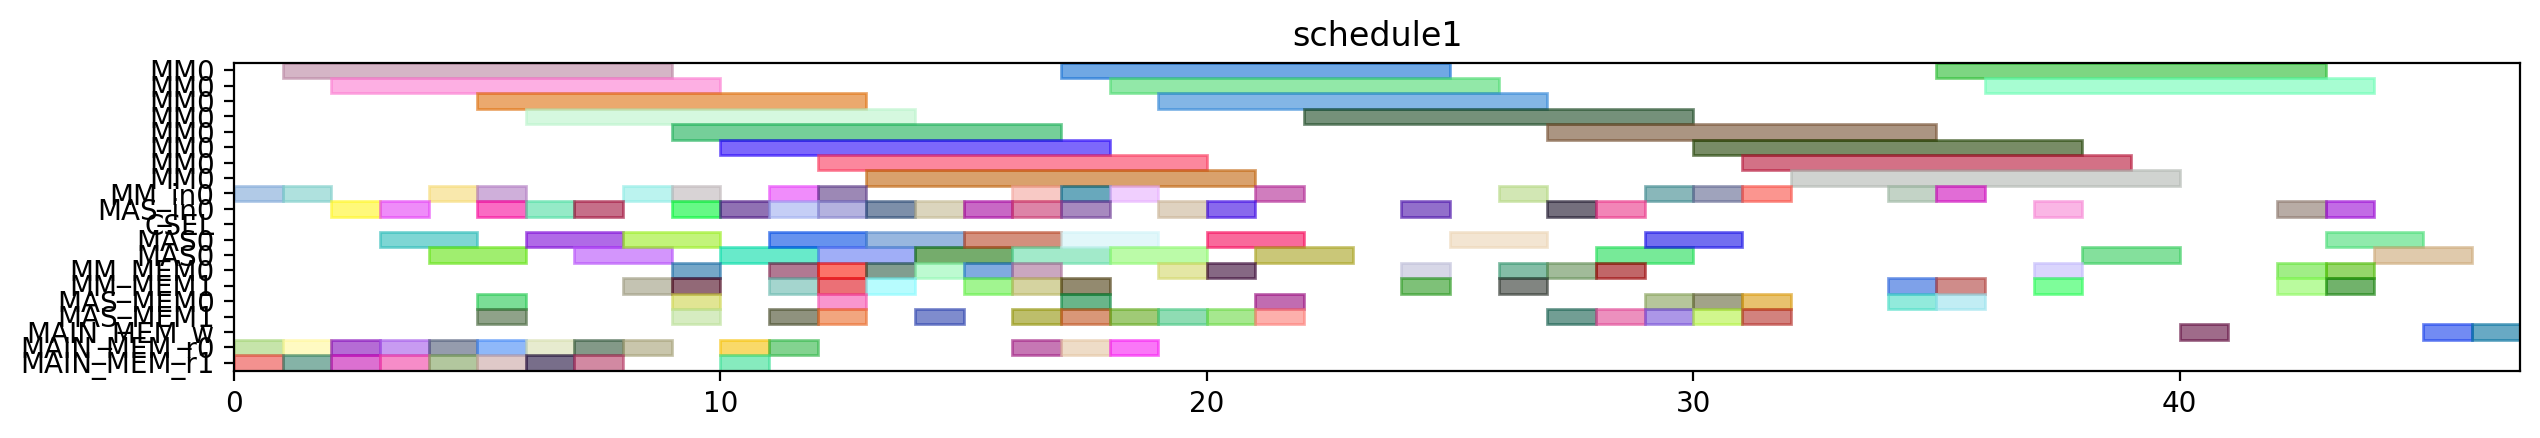

This figure's Python source:
from pyschedule import Scenario, solvers, plotters, alt


def solve():
	horizon = 155
	S = Scenario("schedule1", horizon=horizon)

	# resource
	MM = S.Resources('MM', num=1, size=8)
	MM_in = S.Resources('MM_in', num=1)
	MAS_in = S.Resources('MAS_in', num=1)
	CSEL = S.Resource('CSEL')
	MAS = S.Resources('MAS', num=1, size=2, periods=range(1, horizon))
	MM_MEM = S.Resources('MM_MEM', num=2)
	MAS_MEM = S.Resources('MAS_MEM', num=2)
	MAIN_MEM_w = S.Resource('MAIN_MEM_w', size=1)
	MAIN_MEM_r = S.Resources('MAIN_MEM_r', num=2)

	# result of previous scheduling
	t2_in = S.Task('t2_in', length=1, delay_cost=1)
	S += t2_in >= 0
	t2_in += MM_in[0]

	t2_mem0 = S.Task('t2_mem0', length=1, delay_cost=1)
	S += t2_mem0 >= 0
	t2_mem0 += MAIN_MEM_r[0]

	t2_mem1 = S.Task('t2_mem1', length=1, delay_cost=1)
	S += t2_mem1 >= 0
	t2_mem1 += MAIN_MEM_r[1]

	t0_in = S.Task('t0_in', length=1, delay_cost=1)
	S += t0_in >= 1
	t0_in += MM_in[0]

	t0_mem0 = S.Task('t0_mem0', length=1, delay_cost=1)
	S += t0_mem0 >= 1
	t0_mem0 += MAIN_MEM_r[0]

	t0_mem1 = S.Task('t0_mem1', length=1, delay_cost=1)
	S += t0_mem1 >= 1
	t0_mem1 += MAIN_MEM_r[1]

	t2 = S.Task('t2', length=8, delay_cost=1)
	S += t2 >= 1
	t2 += MM[0]

	t0 = S.Task('t0', length=8, delay_cost=1)
	S += t0 >= 2
	t0 += MM[0]

	t8_in = S.Task('t8_in', length=1, delay_cost=1)
	S += t8_in >= 2
	t8_in += MAS_in[0]

	t8_mem0 = S.Task('t8_mem0', length=1, delay_cost=1)
	S += t8_mem0 >= 2
	t8_mem0 += MAIN_MEM_r[0]

	t8_mem1 = S.Task('t8_mem1', length=1, delay_cost=1)
	S += t8_mem1 >= 2
	t8_mem1 += MAIN_MEM_r[1]

	t8 = S.Task('t8', length=2, delay_cost=1)
	S += t8 >= 3
	t8 += MAS[0]

	t9_in = S.Task('t9_in', length=1, delay_cost=1)
	S += t9_in >= 3
	t9_in += MAS_in[0]

	t9_mem0 = S.Task('t9_mem0', length=1, delay_cost=1)
	S += t9_mem0 >= 3
	t9_mem0 += MAIN_MEM_r[0]

	t9_mem1 = S.Task('t9_mem1', length=1, delay_cost=1)
	S += t9_mem1 >= 3
	t9_mem1 += MAIN_MEM_r[1]

	t1_in = S.Task('t1_in', length=1, delay_cost=1)
	S += t1_in >= 4
	t1_in += MM_in[0]

	t1_mem0 = S.Task('t1_mem0', length=1, delay_cost=1)
	S += t1_mem0 >= 4
	t1_mem0 += MAIN_MEM_r[0]

	t1_mem1 = S.Task('t1_mem1', length=1, delay_cost=1)
	S += t1_mem1 >= 4
	t1_mem1 += MAIN_MEM_r[1]

	t9 = S.Task('t9', length=2, delay_cost=1)
	S += t9 >= 4
	t9 += MAS[0]

	t1 = S.Task('t1', length=8, delay_cost=1)
	S += t1 >= 5
	t1 += MM[0]

	t10_in = S.Task('t10_in', length=1, delay_cost=1)
	S += t10_in >= 5
	t10_in += MM_in[0]

	t10_mem0 = S.Task('t10_mem0', length=1, delay_cost=1)
	S += t10_mem0 >= 5
	t10_mem0 += MAS_MEM[0]

	t10_mem1 = S.Task('t10_mem1', length=1, delay_cost=1)
	S += t10_mem1 >= 5
	t10_mem1 += MAS_MEM[1]

	t4_in = S.Task('t4_in', length=1, delay_cost=1)
	S += t4_in >= 5
	t4_in += MAS_in[0]

	t4_mem0 = S.Task('t4_mem0', length=1, delay_cost=1)
	S += t4_mem0 >= 5
	t4_mem0 += MAIN_MEM_r[0]

	t4_mem1 = S.Task('t4_mem1', length=1, delay_cost=1)
	S += t4_mem1 >= 5
	t4_mem1 += MAIN_MEM_r[1]

	t10 = S.Task('t10', length=8, delay_cost=1)
	S += t10 >= 6
	t10 += MM[0]

	t13_in = S.Task('t13_in', length=1, delay_cost=1)
	S += t13_in >= 6
	t13_in += MAS_in[0]

	t13_mem0 = S.Task('t13_mem0', length=1, delay_cost=1)
	S += t13_mem0 >= 6
	t13_mem0 += MAIN_MEM_r[0]

	t13_mem1 = S.Task('t13_mem1', length=1, delay_cost=1)
	S += t13_mem1 >= 6
	t13_mem1 += MAIN_MEM_r[1]

	t4 = S.Task('t4', length=2, delay_cost=1)
	S += t4 >= 6
	t4 += MAS[0]

	t13 = S.Task('t13', length=2, delay_cost=1)
	S += t13 >= 7
	t13 += MAS[0]

	t3_in = S.Task('t3_in', length=1, delay_cost=1)
	S += t3_in >= 7
	t3_in += MAS_in[0]

	t3_mem0 = S.Task('t3_mem0', length=1, delay_cost=1)
	S += t3_mem0 >= 7
	t3_mem0 += MAIN_MEM_r[0]

	t3_mem1 = S.Task('t3_mem1', length=1, delay_cost=1)
	S += t3_mem1 >= 7
	t3_mem1 += MAIN_MEM_r[1]

	t26_in = S.Task('t26_in', length=1, delay_cost=1)
	S += t26_in >= 8
	t26_in += MM_in[0]

	t26_mem0 = S.Task('t26_mem0', length=1, delay_cost=1)
	S += t26_mem0 >= 8
	t26_mem0 += MAIN_MEM_r[0]

	t26_mem1 = S.Task('t26_mem1', length=1, delay_cost=1)
	S += t26_mem1 >= 8
	t26_mem1 += MM_MEM[1]

	t3 = S.Task('t3', length=2, delay_cost=1)
	S += t3 >= 8
	t3 += MAS[0]

	t24_in = S.Task('t24_in', length=1, delay_cost=1)
	S += t24_in >= 9
	t24_in += MAS_in[0]

	t24_mem0 = S.Task('t24_mem0', length=1, delay_cost=1)
	S += t24_mem0 >= 9
	t24_mem0 += MM_MEM[0]

	t24_mem1 = S.Task('t24_mem1', length=1, delay_cost=1)
	S += t24_mem1 >= 9
	t24_mem1 += MM_MEM[1]

	t26 = S.Task('t26', length=8, delay_cost=1)
	S += t26 >= 9
	t26 += MM[0]

	t5_in = S.Task('t5_in', length=1, delay_cost=1)
	S += t5_in >= 9
	t5_in += MM_in[0]

	t5_mem0 = S.Task('t5_mem0', length=1, delay_cost=1)
	S += t5_mem0 >= 9
	t5_mem0 += MAS_MEM[0]

	t5_mem1 = S.Task('t5_mem1', length=1, delay_cost=1)
	S += t5_mem1 >= 9
	t5_mem1 += MAS_MEM[1]

	t14_in = S.Task('t14_in', length=1, delay_cost=1)
	S += t14_in >= 10
	t14_in += MAS_in[0]

	t14_mem0 = S.Task('t14_mem0', length=1, delay_cost=1)
	S += t14_mem0 >= 10
	t14_mem0 += MAIN_MEM_r[0]

	t14_mem1 = S.Task('t14_mem1', length=1, delay_cost=1)
	S += t14_mem1 >= 10
	t14_mem1 += MAIN_MEM_r[1]

	t24 = S.Task('t24', length=2, delay_cost=1)
	S += t24 >= 10
	t24 += MAS[0]

	t5 = S.Task('t5', length=8, delay_cost=1)
	S += t5 >= 10
	t5 += MM[0]

	t14 = S.Task('t14', length=2, delay_cost=1)
	S += t14 >= 11
	t14 += MAS[0]

	t19_in = S.Task('t19_in', length=1, delay_cost=1)
	S += t19_in >= 11
	t19_in += MM_in[0]

	t19_mem0 = S.Task('t19_mem0', length=1, delay_cost=1)
	S += t19_mem0 >= 11
	t19_mem0 += MAIN_MEM_r[0]

	t19_mem1 = S.Task('t19_mem1', length=1, delay_cost=1)
	S += t19_mem1 >= 11
	t19_mem1 += MM_MEM[1]

	t25_in = S.Task('t25_in', length=1, delay_cost=1)
	S += t25_in >= 11
	t25_in += MAS_in[0]

	t25_mem0 = S.Task('t25_mem0', length=1, delay_cost=1)
	S += t25_mem0 >= 11
	t25_mem0 += MM_MEM[0]

	t25_mem1 = S.Task('t25_mem1', length=1, delay_cost=1)
	S += t25_mem1 >= 11
	t25_mem1 += MAS_MEM[1]

	t11_in = S.Task('t11_in', length=1, delay_cost=1)
	S += t11_in >= 12
	t11_in += MAS_in[0]

	t11_mem0 = S.Task('t11_mem0', length=1, delay_cost=1)
	S += t11_mem0 >= 12
	t11_mem0 += MM_MEM[0]

	t11_mem1 = S.Task('t11_mem1', length=1, delay_cost=1)
	S += t11_mem1 >= 12
	t11_mem1 += MM_MEM[1]

	t15_in = S.Task('t15_in', length=1, delay_cost=1)
	S += t15_in >= 12
	t15_in += MM_in[0]

	t15_mem0 = S.Task('t15_mem0', length=1, delay_cost=1)
	S += t15_mem0 >= 12
	t15_mem0 += MAS_MEM[0]

	t15_mem1 = S.Task('t15_mem1', length=1, delay_cost=1)
	S += t15_mem1 >= 12
	t15_mem1 += MAS_MEM[1]

	t19 = S.Task('t19', length=8, delay_cost=1)
	S += t19 >= 12
	t19 += MM[0]

	t25 = S.Task('t25', length=2, delay_cost=1)
	S += t25 >= 12
	t25 += MAS[0]

	t11 = S.Task('t11', length=2, delay_cost=1)
	S += t11 >= 13
	t11 += MAS[0]

	t15 = S.Task('t15', length=8, delay_cost=1)
	S += t15 >= 13
	t15 += MM[0]

	t6_in = S.Task('t6_in', length=1, delay_cost=1)
	S += t6_in >= 13
	t6_in += MAS_in[0]

	t6_mem0 = S.Task('t6_mem0', length=1, delay_cost=1)
	S += t6_mem0 >= 13
	t6_mem0 += MM_MEM[0]

	t6_mem1 = S.Task('t6_mem1', length=1, delay_cost=1)
	S += t6_mem1 >= 13
	t6_mem1 += MM_MEM[1]

	t12_in = S.Task('t12_in', length=1, delay_cost=1)
	S += t12_in >= 14
	t12_in += MAS_in[0]

	t12_mem0 = S.Task('t12_mem0', length=1, delay_cost=1)
	S += t12_mem0 >= 14
	t12_mem0 += MM_MEM[0]

	t12_mem1 = S.Task('t12_mem1', length=1, delay_cost=1)
	S += t12_mem1 >= 14
	t12_mem1 += MAS_MEM[1]

	t6 = S.Task('t6', length=2, delay_cost=1)
	S += t6 >= 14
	t6 += MAS[0]

	t12 = S.Task('t12', length=2, delay_cost=1)
	S += t12 >= 15
	t12 += MAS[0]

	t16_in = S.Task('t16_in', length=1, delay_cost=1)
	S += t16_in >= 15
	t16_in += MAS_in[0]

	t16_mem0 = S.Task('t16_mem0', length=1, delay_cost=1)
	S += t16_mem0 >= 15
	t16_mem0 += MM_MEM[0]

	t16_mem1 = S.Task('t16_mem1', length=1, delay_cost=1)
	S += t16_mem1 >= 15
	t16_mem1 += MM_MEM[1]

	t16 = S.Task('t16', length=2, delay_cost=1)
	S += t16 >= 16
	t16 += MAS[0]

	t18_in = S.Task('t18_in', length=1, delay_cost=1)
	S += t18_in >= 16
	t18_in += MM_in[0]

	t18_mem0 = S.Task('t18_mem0', length=1, delay_cost=1)
	S += t18_mem0 >= 16
	t18_mem0 += MAIN_MEM_r[0]

	t18_mem1 = S.Task('t18_mem1', length=1, delay_cost=1)
	S += t18_mem1 >= 16
	t18_mem1 += MAS_MEM[1]

	t29_in = S.Task('t29_in', length=1, delay_cost=1)
	S += t29_in >= 16
	t29_in += MAS_in[0]

	t29_mem0 = S.Task('t29_mem0', length=1, delay_cost=1)
	S += t29_mem0 >= 16
	t29_mem0 += MM_MEM[0]

	t29_mem1 = S.Task('t29_mem1', length=1, delay_cost=1)
	S += t29_mem1 >= 16
	t29_mem1 += MM_MEM[1]

	t18 = S.Task('t18', length=8, delay_cost=1)
	S += t18 >= 17
	t18 += MM[0]

	t27_in = S.Task('t27_in', length=1, delay_cost=1)
	S += t27_in >= 17
	t27_in += MM_in[0]

	t27_mem0 = S.Task('t27_mem0', length=1, delay_cost=1)
	S += t27_mem0 >= 17
	t27_mem0 += MAIN_MEM_r[0]

	t27_mem1 = S.Task('t27_mem1', length=1, delay_cost=1)
	S += t27_mem1 >= 17
	t27_mem1 += MAS_MEM[1]

	t28_in = S.Task('t28_in', length=1, delay_cost=1)
	S += t28_in >= 17
	t28_in += MAS_in[0]

	t28_mem0 = S.Task('t28_mem0', length=1, delay_cost=1)
	S += t28_mem0 >= 17
	t28_mem0 += MAS_MEM[0]

	t28_mem1 = S.Task('t28_mem1', length=1, delay_cost=1)
	S += t28_mem1 >= 17
	t28_mem1 += MM_MEM[1]

	t29 = S.Task('t29', length=2, delay_cost=1)
	S += t29 >= 17
	t29 += MAS[0]

	t27 = S.Task('t27', length=8, delay_cost=1)
	S += t27 >= 18
	t27 += MM[0]

	t28 = S.Task('t28', length=2, delay_cost=1)
	S += t28 >= 18
	t28 += MAS[0]

	t30_in = S.Task('t30_in', length=1, delay_cost=1)
	S += t30_in >= 18
	t30_in += MM_in[0]

	t30_mem0 = S.Task('t30_mem0', length=1, delay_cost=1)
	S += t30_mem0 >= 18
	t30_mem0 += MAIN_MEM_r[0]

	t30_mem1 = S.Task('t30_mem1', length=1, delay_cost=1)
	S += t30_mem1 >= 18
	t30_mem1 += MAS_MEM[1]

	t30 = S.Task('t30', length=8, delay_cost=1)
	S += t30 >= 19
	t30 += MM[0]

	t7_in = S.Task('t7_in', length=1, delay_cost=1)
	S += t7_in >= 19
	t7_in += MAS_in[0]

	t7_mem0 = S.Task('t7_mem0', length=1, delay_cost=1)
	S += t7_mem0 >= 19
	t7_mem0 += MM_MEM[0]

	t7_mem1 = S.Task('t7_mem1', length=1, delay_cost=1)
	S += t7_mem1 >= 19
	t7_mem1 += MAS_MEM[1]

	t17_in = S.Task('t17_in', length=1, delay_cost=1)
	S += t17_in >= 20
	t17_in += MAS_in[0]

	t17_mem0 = S.Task('t17_mem0', length=1, delay_cost=1)
	S += t17_mem0 >= 20
	t17_mem0 += MM_MEM[0]

	t17_mem1 = S.Task('t17_mem1', length=1, delay_cost=1)
	S += t17_mem1 >= 20
	t17_mem1 += MAS_MEM[1]

	t7 = S.Task('t7', length=2, delay_cost=1)
	S += t7 >= 20
	t7 += MAS[0]

	t17 = S.Task('t17', length=2, delay_cost=1)
	S += t17 >= 21
	t17 += MAS[0]

	t35_in = S.Task('t35_in', length=1, delay_cost=1)
	S += t35_in >= 21
	t35_in += MM_in[0]

	t35_mem0 = S.Task('t35_mem0', length=1, delay_cost=1)
	S += t35_mem0 >= 21
	t35_mem0 += MAS_MEM[0]

	t35_mem1 = S.Task('t35_mem1', length=1, delay_cost=1)
	S += t35_mem1 >= 21
	t35_mem1 += MAS_MEM[1]

	t35 = S.Task('t35', length=8, delay_cost=1)
	S += t35 >= 22
	t35 += MM[0]

	t20_in = S.Task('t20_in', length=1, delay_cost=1)
	S += t20_in >= 24
	t20_in += MAS_in[0]

	t20_mem0 = S.Task('t20_mem0', length=1, delay_cost=1)
	S += t20_mem0 >= 24
	t20_mem0 += MM_MEM[0]

	t20_mem1 = S.Task('t20_mem1', length=1, delay_cost=1)
	S += t20_mem1 >= 24
	t20_mem1 += MM_MEM[1]

	t20 = S.Task('t20', length=2, delay_cost=1)
	S += t20 >= 25
	t20 += MAS[0]

	t31_in = S.Task('t31_in', length=1, delay_cost=1)
	S += t31_in >= 26
	t31_in += MM_in[0]

	t31_mem0 = S.Task('t31_mem0', length=1, delay_cost=1)
	S += t31_mem0 >= 26
	t31_mem0 += MM_MEM[0]

	t31_mem1 = S.Task('t31_mem1', length=1, delay_cost=1)
	S += t31_mem1 >= 26
	t31_mem1 += MM_MEM[1]

	t31 = S.Task('t31', length=8, delay_cost=1)
	S += t31 >= 27
	t31 += MM[0]


	# new tasks
	t21 = S.Task('t21', length=2, delay_cost=1)
	t21 += alt(MAS)
	t21_in = S.Task('t21_in', length=1, delay_cost=1)
	t21_in += alt(MAS_in)
	S += t21_in*MAS_in[0]<=t21*MAS[0]

	t21_mem0 = S.Task('t21_mem0', length=1, delay_cost=1)
	t21_mem0 += MM_MEM[0]
	S += 12 < t21_mem0
	S += t21_mem0 <= t21

	t21_mem1 = S.Task('t21_mem1', length=1, delay_cost=1)
	t21_mem1 += MAS_MEM[1]
	S += 26 < t21_mem1
	S += t21_mem1 <= t21

	t22 = S.Task('t22', length=2, delay_cost=1)
	t22 += alt(MAS)
	t22_in = S.Task('t22_in', length=1, delay_cost=1)
	t22_in += alt(MAS_in)
	S += t22_in*MAS_in[0]<=t22*MAS[0]

	t22_mem0 = S.Task('t22_mem0', length=1, delay_cost=1)
	t22_mem0 += MM_MEM[0]
	S += 12 < t22_mem0
	S += t22_mem0 <= t22

	t22_mem1 = S.Task('t22_mem1', length=1, delay_cost=1)
	t22_mem1 += MAS_MEM[1]
	S += 26 < t22_mem1
	S += t22_mem1 <= t22

	t32 = S.Task('t32', length=8, delay_cost=1)
	t32 += alt(MM)
	t32_in = S.Task('t32_in', length=1, delay_cost=1)
	t32_in += alt(MM_in)
	S += t32_in*MM_in[0]<=t32*MM[0]
	t32_mem0 = S.Task('t32_mem0', length=1, delay_cost=1)
	t32_mem0 += MAS_MEM[0]
	S += 19 < t32_mem0
	S += t32_mem0 <= t32

	t32_mem1 = S.Task('t32_mem1', length=1, delay_cost=1)
	t32_mem1 += MM_MEM[1]
	S += 34 < t32_mem1
	S += t32_mem1 <= t32

	t33 = S.Task('t33', length=8, delay_cost=1)
	t33 += alt(MM)
	t33_in = S.Task('t33_in', length=1, delay_cost=1)
	t33_in += alt(MM_in)
	S += t33_in*MM_in[0]<=t33*MM[0]
	t33_mem0 = S.Task('t33_mem0', length=1, delay_cost=1)
	t33_mem0 += MAS_MEM[0]
	S += 22 < t33_mem0
	S += t33_mem0 <= t33

	t33_mem1 = S.Task('t33_mem1', length=1, delay_cost=1)
	t33_mem1 += MM_MEM[1]
	S += 34 < t33_mem1
	S += t33_mem1 <= t33

	t23 = S.Task('t23', length=8, delay_cost=1)
	t23 += alt(MM)
	t23_in = S.Task('t23_in', length=1, delay_cost=1)
	t23_in += alt(MM_in)
	S += t23_in*MM_in[0]<=t23*MM[0]
	t23_mem0 = S.Task('t23_mem0', length=1, delay_cost=1)
	t23_mem0 += alt(MAS_MEM)
	S += (t21*MAS[0])-1 < t23_mem0*MAS_MEM[0]
	S += t23_mem0 <= t23

	t23_mem1 = S.Task('t23_mem1', length=1, delay_cost=1)
	t23_mem1 += alt(MAS_MEM)
	S += (t22*MAS[0])-1 < t23_mem1*MAS_MEM[1]
	S += t23_mem1 <= t23

	t34 = S.Task('t34', length=8, delay_cost=1)
	t34 += alt(MM)
	t34_in = S.Task('t34_in', length=1, delay_cost=1)
	t34_in += alt(MM_in)
	S += t34_in*MM_in[0]<=t34*MM[0]
	t34_mem0 = S.Task('t34_mem0', length=1, delay_cost=1)
	t34_mem0 += MAS_MEM[0]
	S += 21 < t34_mem0
	S += t34_mem0 <= t34

	t34_mem1 = S.Task('t34_mem1', length=1, delay_cost=1)
	t34_mem1 += alt(MAS_MEM)
	S += (t21*MAS[0])-1 < t34_mem1*MAS_MEM[1]
	S += t34_mem1 <= t34

	t36 = S.Task('t36', length=8, delay_cost=1)
	t36 += alt(MM)
	t36_in = S.Task('t36_in', length=1, delay_cost=1)
	t36_in += alt(MM_in)
	S += t36_in*MM_in[0]<=t36*MM[0]
	t36_mem0 = S.Task('t36_mem0', length=1, delay_cost=1)
	t36_mem0 += MAS_MEM[0]
	S += 22 < t36_mem0
	S += t36_mem0 <= t36

	t36_mem1 = S.Task('t36_mem1', length=1, delay_cost=1)
	t36_mem1 += alt(MAS_MEM)
	S += (t22*MAS[0])-1 < t36_mem1*MAS_MEM[1]
	S += t36_mem1 <= t36

	PY_new = S.Task('PY_new', length=2, delay_cost=1)
	PY_new += alt(MAS)
	PY_new_in = S.Task('PY_new_in', length=1, delay_cost=1)
	PY_new_in += alt(MAS_in)
	S += PY_new_in*MAS_in[0]<=PY_new*MAS[0]

	S += 0<PY_new

	PY_new_w = S.Task('PY_new_w', length=1, delay_cost=1)
	PY_new_w += alt(MAIN_MEM_w)
	S += PY_new <= PY_new_w

	PY_new_mem0 = S.Task('PY_new_mem0', length=1, delay_cost=1)
	PY_new_mem0 += alt(MM_MEM)
	S += (t23*MM[0])-1 < PY_new_mem0*MM_MEM[0]
	S += PY_new_mem0 <= PY_new

	PY_new_mem1 = S.Task('PY_new_mem1', length=1, delay_cost=1)
	PY_new_mem1 += alt(MM_MEM)
	S += (t32*MM[0])-1 < PY_new_mem1*MM_MEM[1]
	S += PY_new_mem1 <= PY_new

	PX_new = S.Task('PX_new', length=2, delay_cost=1)
	PX_new += alt(MAS)
	PX_new_in = S.Task('PX_new_in', length=1, delay_cost=1)
	PX_new_in += alt(MAS_in)
	S += PX_new_in*MAS_in[0]<=PX_new*MAS[0]

	S += 0<PX_new

	PX_new_w = S.Task('PX_new_w', length=1, delay_cost=1)
	PX_new_w += alt(MAIN_MEM_w)
	S += PX_new <= PX_new_w

	PX_new_mem0 = S.Task('PX_new_mem0', length=1, delay_cost=1)
	PX_new_mem0 += alt(MM_MEM)
	S += (t34*MM[0])-1 < PX_new_mem0*MM_MEM[0]
	S += PX_new_mem0 <= PX_new

	PX_new_mem1 = S.Task('PX_new_mem1', length=1, delay_cost=1)
	PX_new_mem1 += alt(MM_MEM)
	S += (t33*MM[0])-1 < PX_new_mem1*MM_MEM[1]
	S += PX_new_mem1 <= PX_new

	PZ_new = S.Task('PZ_new', length=2, delay_cost=1)
	PZ_new += alt(MAS)
	PZ_new_in = S.Task('PZ_new_in', length=1, delay_cost=1)
	PZ_new_in += alt(MAS_in)
	S += PZ_new_in*MAS_in[0]<=PZ_new*MAS[0]

	S += 0<PZ_new

	PZ_new_w = S.Task('PZ_new_w', length=1, delay_cost=1)
	PZ_new_w += alt(MAIN_MEM_w)
	S += PZ_new <= PZ_new_w

	PZ_new_mem0 = S.Task('PZ_new_mem0', length=1, delay_cost=1)
	PZ_new_mem0 += alt(MM_MEM)
	S += (t36*MM[0])-1 < PZ_new_mem0*MM_MEM[0]
	S += PZ_new_mem0 <= PZ_new

	PZ_new_mem1 = S.Task('PZ_new_mem1', length=1, delay_cost=1)
	PZ_new_mem1 += MM_MEM[1]
	S += 29 < PZ_new_mem1
	S += PZ_new_mem1 <= PZ_new

	solvers.mip.solve(S,msg=1,kind='CPLEX',ratio_gap=1.01)

	solution = [['hoge']*len(S.solution()[1]) for i in range(len(S.solution()))]
	for i in range(len(S.solution())):
		for j in range(len(S.solution()[i])):
			solution[i][j]=str(S.solution()[i][j])
	print(solution)

	cycles = int(solution[-1][3])

	pic_file_name = "/mnt/rose/usr1/fukuda/ABE/multiRAM_multiMAS_16mux/scheduling_result/stage8MM1_stage2MAS1/EP_ADD_A_ANY/schedule1.png"
	if(S.solution() != []):
		plotters.matplotlib.plot(S,img_filename=pic_file_name, show_task_labels=False, fig_size=(cycles*0.25+3, 2))

	return solution
